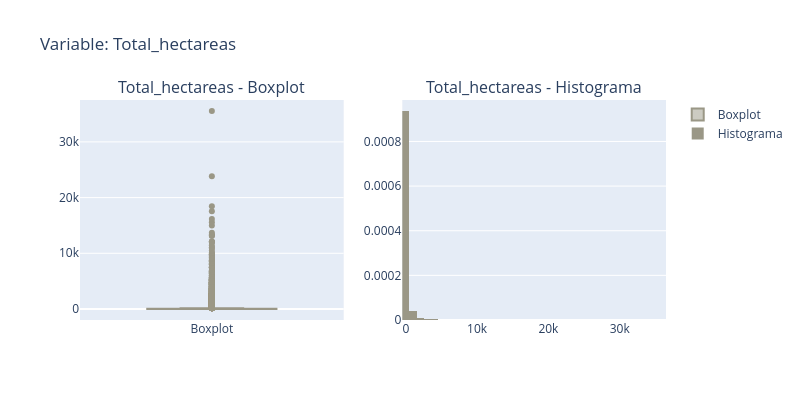
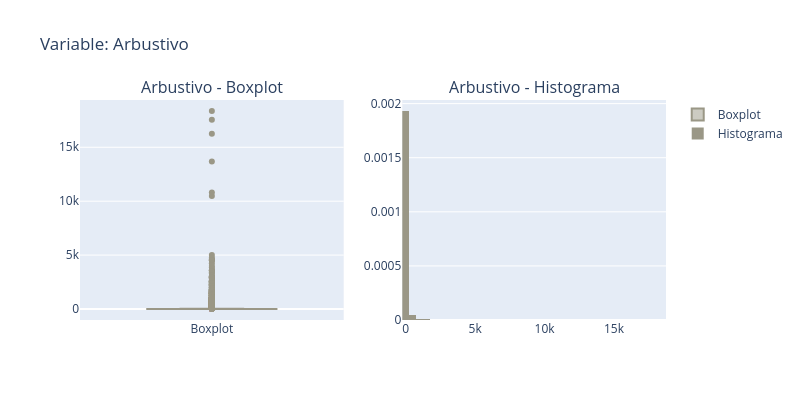
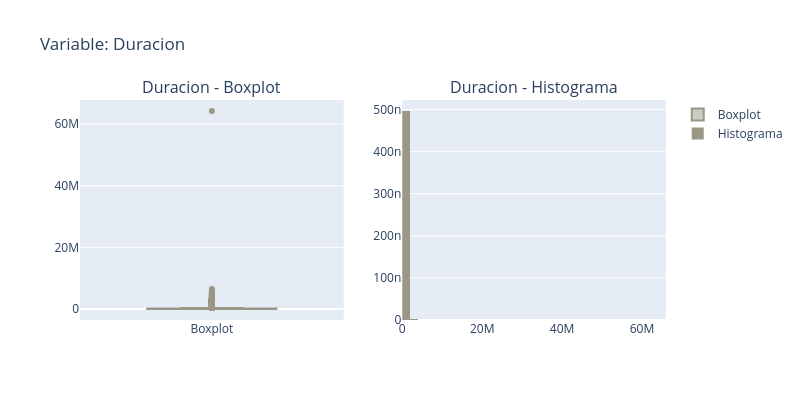
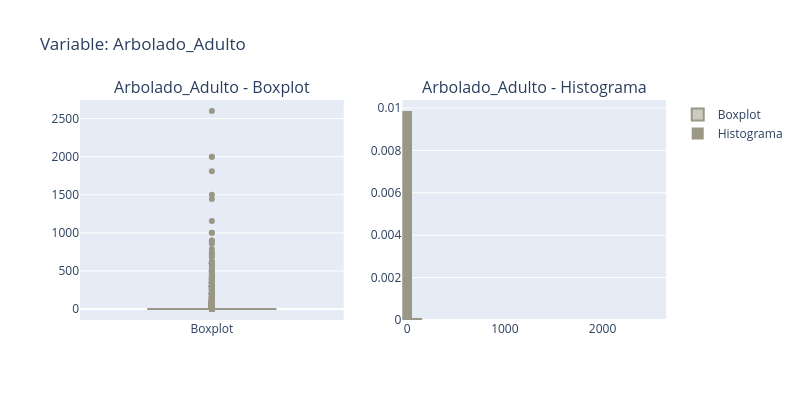

Write notebook code for charts like these, in order.
### Code cell
analisis.plot_num()

### Figure 1 — Plotly figure (JSON) as saved in the notebook; plotly's stock layout.template omitted (floating-point values rounded to 4 significant figures; data arrays with more than 128 entries replaced by an {"elided": "..."} marker saying what was removed)
{"data": [{"marker": {"color": "#9A9786"}, "name": "Boxplot", "type": "box", "xaxis": "x", "y": {"elided": "22332 float values"}, "yaxis": "y"}, {"histnorm": "probability density", "marker": {"color": "#9A9786"}, "name": "Histograma", "nbinsx": 50, "type": "histogram", "x": {"elided": "22332 float values"}, "xaxis": "x2", "yaxis": "y2"}], "layout": {"annotations": [{"font": {"size": 16}, "showarrow": false, "text": "Total_hectareas - Boxplot", "x": 0.225, "xanchor": "center", "xref": "paper", "y": 1, "yanchor": "bottom", "yref": "paper"}, {"font": {"size": 16}, "showarrow": false, "text": "Total_hectareas - Histograma", "x": 0.775, "xanchor": "center", "xref": "paper", "y": 1, "yanchor": "bottom", "yref": "paper"}], "height": 400, "title": {"text": "Variable: Total_hectareas"}, "width": 800, "xaxis": {"anchor": "y", "domain": [0, 0.45]}, "xaxis2": {"anchor": "y2", "domain": [0.55, 1]}, "yaxis": {"anchor": "x", "domain": [0, 1]}, "yaxis2": {"anchor": "x2", "domain": [0, 1]}}}

### Figure 2 — Plotly figure (JSON) as saved in the notebook; plotly's stock layout.template omitted (floating-point values rounded to 4 significant figures; data arrays with more than 128 entries replaced by an {"elided": "..."} marker saying what was removed)
{"data": [{"marker": {"color": "#9A9786"}, "name": "Boxplot", "type": "box", "xaxis": "x", "y": {"elided": "22332 float values"}, "yaxis": "y"}, {"histnorm": "probability density", "marker": {"color": "#9A9786"}, "name": "Histograma", "nbinsx": 50, "type": "histogram", "x": {"elided": "22332 float values"}, "xaxis": "x2", "yaxis": "y2"}], "layout": {"annotations": [{"font": {"size": 16}, "showarrow": false, "text": "Arbustivo - Boxplot", "x": 0.225, "xanchor": "center", "xref": "paper", "y": 1, "yanchor": "bottom", "yref": "paper"}, {"font": {"size": 16}, "showarrow": false, "text": "Arbustivo - Histograma", "x": 0.775, "xanchor": "center", "xref": "paper", "y": 1, "yanchor": "bottom", "yref": "paper"}], "height": 400, "title": {"text": "Variable: Arbustivo"}, "width": 800, "xaxis": {"anchor": "y", "domain": [0, 0.45]}, "xaxis2": {"anchor": "y2", "domain": [0.55, 1]}, "yaxis": {"anchor": "x", "domain": [0, 1]}, "yaxis2": {"anchor": "x2", "domain": [0, 1]}}}

### Figure 3 — Plotly figure (JSON) as saved in the notebook; plotly's stock layout.template omitted (floating-point values rounded to 4 significant figures; data arrays with more than 128 entries replaced by an {"elided": "..."} marker saying what was removed)
{"data": [{"marker": {"color": "#9A9786"}, "name": "Boxplot", "type": "box", "xaxis": "x", "y": {"elided": "22332 int values"}, "yaxis": "y"}, {"histnorm": "probability density", "marker": {"color": "#9A9786"}, "name": "Histograma", "nbinsx": 50, "type": "histogram", "x": {"elided": "22332 int values"}, "xaxis": "x2", "yaxis": "y2"}], "layout": {"annotations": [{"font": {"size": 16}, "showarrow": false, "text": "Duracion - Boxplot", "x": 0.225, "xanchor": "center", "xref": "paper", "y": 1, "yanchor": "bottom", "yref": "paper"}, {"font": {"size": 16}, "showarrow": false, "text": "Duracion - Histograma", "x": 0.775, "xanchor": "center", "xref": "paper", "y": 1, "yanchor": "bottom", "yref": "paper"}], "height": 400, "title": {"text": "Variable: Duracion"}, "width": 800, "xaxis": {"anchor": "y", "domain": [0, 0.45]}, "xaxis2": {"anchor": "y2", "domain": [0.55, 1]}, "yaxis": {"anchor": "x", "domain": [0, 1]}, "yaxis2": {"anchor": "x2", "domain": [0, 1]}}}

### Figure 4 — Plotly figure (JSON) as saved in the notebook; plotly's stock layout.template omitted (floating-point values rounded to 4 significant figures; data arrays with more than 128 entries replaced by an {"elided": "..."} marker saying what was removed)
{"data": [{"marker": {"color": "#9A9786"}, "name": "Boxplot", "type": "box", "xaxis": "x", "y": {"elided": "22332 float values"}, "yaxis": "y"}, {"histnorm": "probability density", "marker": {"color": "#9A9786"}, "name": "Histograma", "nbinsx": 50, "type": "histogram", "x": {"elided": "22332 float values"}, "xaxis": "x2", "yaxis": "y2"}], "layout": {"annotations": [{"font": {"size": 16}, "showarrow": false, "text": "Arbolado_Adulto - Boxplot", "x": 0.225, "xanchor": "center", "xref": "paper", "y": 1, "yanchor": "bottom", "yref": "paper"}, {"font": {"size": 16}, "showarrow": false, "text": "Arbolado_Adulto - Histograma", "x": 0.775, "xanchor": "center", "xref": "paper", "y": 1, "yanchor": "bottom", "yref": "paper"}], "height": 400, "title": {"text": "Variable: Arbolado_Adulto"}, "width": 800, "xaxis": {"anchor": "y", "domain": [0, 0.45]}, "xaxis2": {"anchor": "y2", "domain": [0.55, 1]}, "yaxis": {"anchor": "x", "domain": [0, 1]}, "yaxis2": {"anchor": "x2", "domain": [0, 1]}}}
